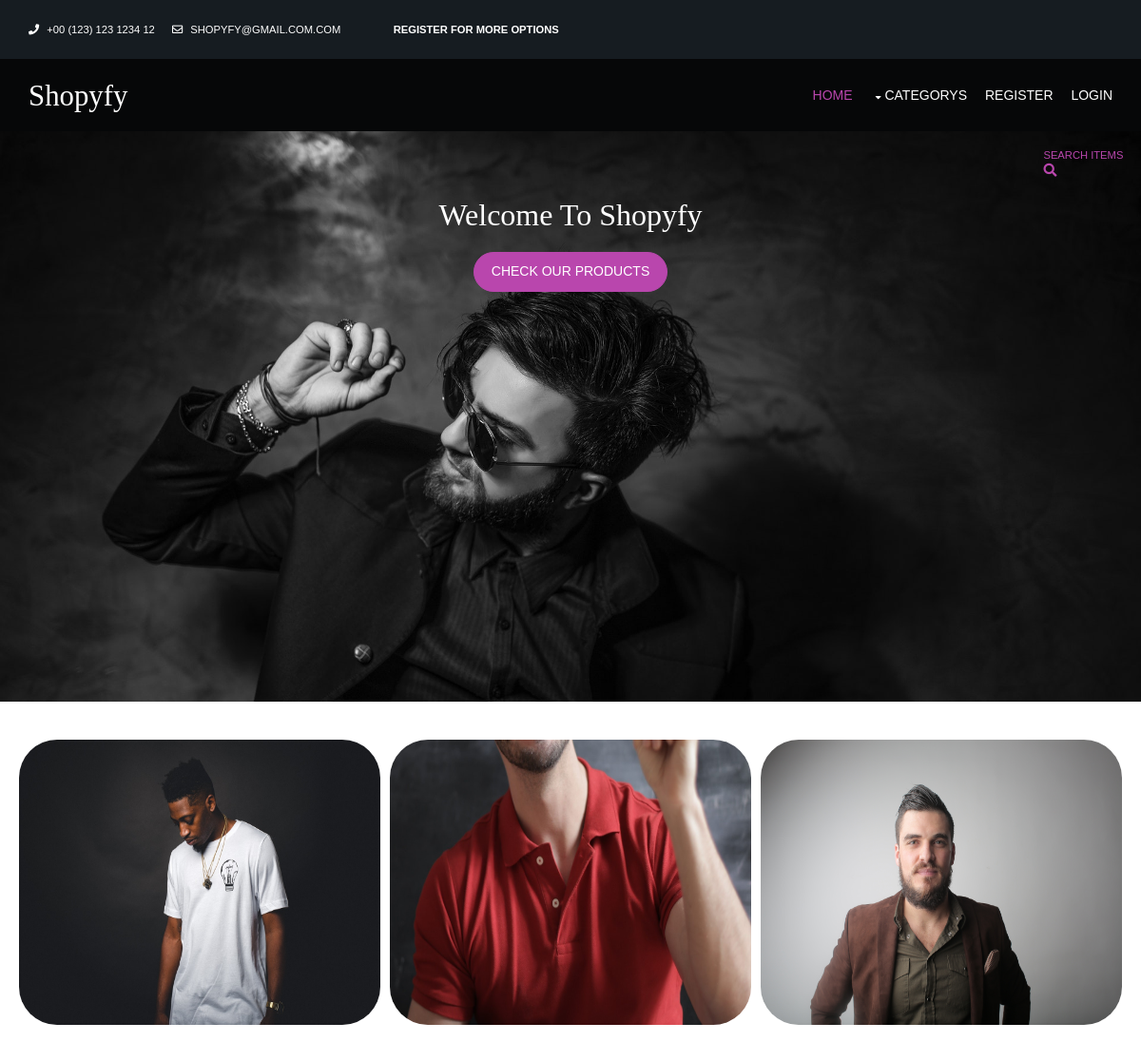
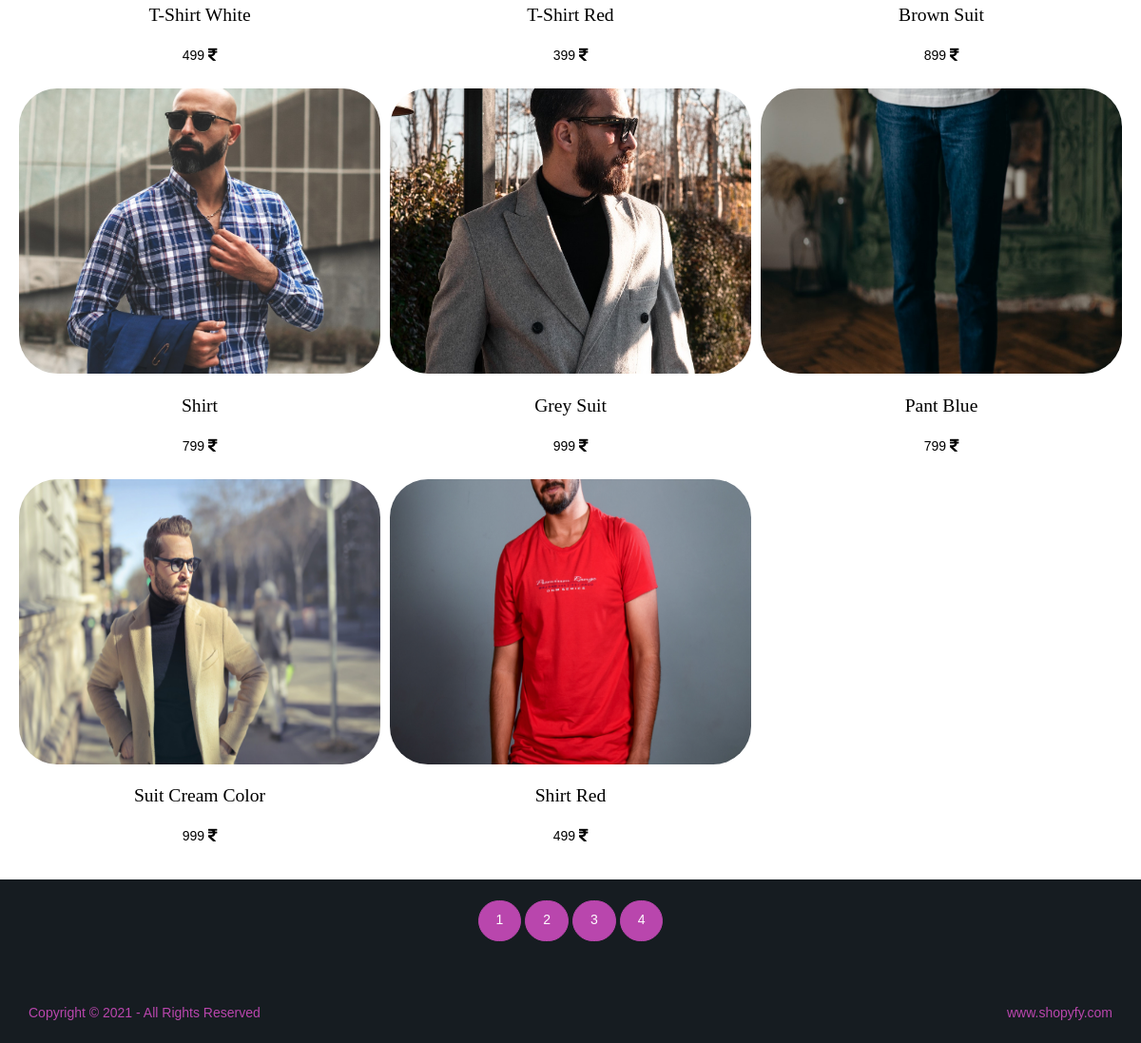
The page / on the database its author committed (2 pictures, top to bottom).
### shop/models.py (models this page shows, shortened)
class Products(models.Model):
    name=models.CharField(max_length=150,unique=True)
    slug=models.SlugField(max_length=150,unique=True)
    img=models.ImageField(upload_to='product')
    desc=models.TextField()
    stock=models.IntegerField()
    available=models.BooleanField()
    price=models.IntegerField()
    category=models.ForeignKey(Category,on_delete=models.CASCADE)
    def get_url(self):
        return reverse('item_details',args=[self.category.slug,self.slug])

### shop/views.py (the view)
# urls.py: path('',views.home,name='home'),
def home(request,c_slug=None):
    c_page=None
    product=None
    if c_slug!=None:
        c_page=get_object_or_404(Category,slug=c_slug)
        product=Products.objects.filter(category=c_page,available=True)
    else:
        product=Products.objects.all().filter(available=True)
    categ=Category.objects.all()
    paginator=Paginator(product,8)
    try:
        page=int(request.GET.get('page','1'))
    except:
        page=1
    try:
        prod=paginator.page(page)
    except(EmptyPage,InvalidPage):
        prod=paginator.page(paginator.num_pages)
    return render(request,'index.html',{'pr':product,'ct':categ,'pg':prod})

### cart/context_processor.py (called while the page is built)
def count(request):
    item_count=0
    if 'admin' in request.path:
        return {}
    else:
        try:
            ct=cartlist.objects.filter(cart_id=c_id(request))
            cti=items.objects.all().filter(cart=ct[:1])
            for c in cti:
                item_count+=c.quan
        except cartlist.DoesNotExist:
            item_count=0
        return dict(itc=item_count)

### cart/views.py (called while the page is built)
def c_id(request):
    ct_id=request.session.session_key
    if not ct_id:
        ct_id=request.session.create()
    return ct_id

### shop/models.py (called while the page is built)
    def get_url(self):
        return reverse('product_category',args=[self.slug])

### templates/index.html (shortened to what this page needs)
{% extends 'base.html' %}
{% load static %}
{% block content %}
<html lang="">
<head>
<link rel="stylesheet" href="https://cdnjs.cloudflare.com/ajax/libs/font-awesome/4.7.0/css/font-awesome.min.css">
<link href="{% static 'layout/styles/layout.css' %}" rel="stylesheet" type="text/css" media="all">
</head>
<body id="top">
    <div class="prof" style="background-image:url({% static 'images/demo/backgrounds/ban2.jpg' %});">
      <div id="topbar">
        <div class="fl_right">
          <ul class="nospace">
            <li id="searchform">Search Items&nbsp;&nbsp;&nbsp;&nbsp;&nbsp;&nbsp;
            </li>
          </ul>
          </div>
        </div>
        <center><h1 class="heading">Welcome To Shopyfy</h1></center>
        <footer><center><a class="btn" href="#prod">Check Our Products</a></center></footer>
  </div>
<div class="wrappers" id="prod">
  {% for i in pg.object_list %}
  <div class="box"><a href="{{i.get_url}}"><img src="{{i.img.url}}"></a><br><br>
    <center><h5>{{i.name}}</h5>
    <p>{{i.price}} <i class="fa fa-rupee" style="font-size:15px"></i></p></center>
  </div>
  {% endfor %}
</div>
<br>
<center>
  {% for p in pg.paginator.page_range %}
<a href="?page={{p}}" class="btn btn-light btn-sm {% if pg.number == p %} active {% endif %}">{{p}}</a>
  {% endfor %}
</center>
<br><br>
<div class="wrapper">
  <div id="copyright" class="hoc clear">
    <p class="fl_left"><a href="#">Copyright &copy; 2021 - All Rights Reserved</a></p>
    <p class="fl_right"><a target="_blank" href="" title="Free Website Templates">www.shopyfy.com</a></p>
  </div>
</div>
</body>
</html>
{% endblock %}

### templates/base.html (shortened to what this page needs)
{% load static %}
<html lang="">
<head>
<link href="{% static 'layout/styles/layout.css' %}" rel="stylesheet" type="text/css" media="all">
</head>
<body id="top">
<div class="wrapper row0">
  <div id="topbar" class="hoc clear">
    <div class="fl_left">
      <ul class="nospace">
        {% if user.is_authenticated %}
        <li><i class="fas fa-phone rgtspace-5"></i> +00 (123) 123 1234 12</li>
        <li><i class="far fa-envelope rgtspace-5"></i> shopyfy@gmail.com.com</li>&nbsp;&nbsp;&nbsp;&nbsp;&nbsp;&nbsp;&nbsp;&nbsp;&nbsp;&nbsp;&nbsp;&nbsp;
        <li class="rrrr">welcome -&nbsp;&nbsp;{{user.username}}</li>
        {% else %}
        <li><i class="fas fa-phone rgtspace-5"></i> +00 (123) 123 1234 12</li>
        <li><i class="far fa-envelope rgtspace-5"></i> shopyfy@gmail.com.com</li>&nbsp;&nbsp;&nbsp;&nbsp;&nbsp;&nbsp;&nbsp;&nbsp;&nbsp;&nbsp;&nbsp;&nbsp;
        <li><strong>Register for more options</strong></li>
        {% endif %}
      </ul>
    </div>
  </div>
</div>
<div>
  <div class="wrapper row1">
    <header id="header" class="hoc clear">
      <div id="logo" class="fl_left">
        <h1><a href="/">Shopyfy</a></h1>
      </div>
      <nav id="mainav" class="fl_right">
        <ul class="clear">
          <li class="active"><a href="/">Home</a></li>
          <li><a class="drop" href="#">Categorys</a>
          </li>
          {% if user.is_authenticated %}
          <li><a href="{% url 'cartDetails' %}">Cart</a></li>
          <li><a href="{% url 'logout' %}">Logout</a></li>
          {% else %}
          <li><a href="{% url 'register' %}">Register</a></li>
          <li><a href="{% url 'login' %}">Login</a></li>
          {% endif %}
        </ul>
      </nav>
    </header>
  </div>
</div>
{% block content %}
{% endblock %}
</body>
</html>

### static/layout/styles/layout.css (style rules this page uses)
#topbar { padding:20px 0; font-size:.8rem; text-transform:uppercase; }
#topbar ul li { display:inline-block; margin-right:15px; }
#topbar ul li:last-child { margin-right:0; padding-right:0; border-right:none; }
#topbar i { line-height:normal; }
#topbar #searchform { position:relative; line-height:1; z-index:9999; }
#topbar #searchform::after { display:block; height:18px; line-height:18px; padding:0; font-family:"Font Awesome\ 5 Free"; font-weight:900; font-size:1rem; content:"\f002"; }
#topbar #searchform ::placeholder { text-transform:capitalize; }
#header #logo { margin:22px 0 0 0; }
#header #logo h1 { margin:0; padding:0; font-size:2.2rem; }
#copyright { padding:20px 0; }
#copyright * { margin:0; padding:0; }
*, *::before, *::after { transition:all .3s ease-in-out; }
nav ul, nav ol { margin:0; padding:0; list-style:none; }
#mainav, #breadcrumb, .sidebar nav { line-height:normal; }
#mainav .drop::after, #mainav li li .drop::after, #breadcrumb li a::after, .sidebar nav a::after { position:absolute; font-family:"Font Awesome\ 5 Free"; font-weight:900; font-size:10px; line-height:10px; }
#mainav ul { text-transform:uppercase; }
#mainav li { display:inline-block; position:relative; margin:0 15px 0 0; padding:0; }
#mainav li:last-child { margin-right:0; }
#mainav li a { display:block; padding:30px 0; }
#mainav .drop { padding-left:15px; }
#mainav .drop::after, #mainav li li .drop::after { content:"\f0d7"; }
#mainav .drop::after { top:35px; left:5px; }
body { color:#A5A6AA; background-color:#161C21; }
a { color:#B946AD; }
.btn, .btn.inverse:hover { color:#FFFFFF; background-color:#B946AD; border-color:#B946AD; }
.row0 { color:#FFFFFF; background-color:#161C21; }
.row1 { color:#FFFFFF; background-color:rgba(0,0,0,.75); }
#topbar #searchform { color:#B946AD; }
#header #logo h1 a { color:inherit; }
#mainav li a { color:inherit; }
#mainav .active a, #mainav a:hover, #mainav li:hover > a { color:#B946AD; background-color:inherit; }
@media screen and (min-width:1140px) { .hoc { max-width:1140px; } }

### static/layout/styles/framework.css (style rules this page uses)
html { overflow-y:scroll; overflow-x:hidden; }
html, body { margin:0; padding:0; font-size:14px; line-height:1.6em; }
*, *::before, *::after { box-sizing:border-box; }
.nospace { margin:0; padding:0; list-style:none; }
.btn { display:inline-block; padding:8px 18px 10px; text-transform:uppercase; border:1px solid; }
.clear, .group { display:block; }
.clear::before, .clear::after, .group::before, .group::after { display:table; content:""; }
.clear, .clear::after, .group, .group::after { clear:both; }
a { outline:none; text-decoration:none; }
.fl_left, .imgl { float:left; }
.fl_right, .imgr { float:right; }
img { width:auto; max-width:100%; height:auto; margin:0; padding:0; border:none; line-height:normal; vertical-align:middle; }
body, input, textarea, select { font-family:Verdana, Geneva, sans-serif; }
h1, h2, h3, h4, h5, h6, .heading { font-family:Georgia, "Times New Roman", Times, serif; }
::placeholder { opacity:1; }
h1, h2, h3, h4, h5, h6, .heading { margin:0 0 20px 0; font-size:1.4rem; line-height:normal; font-weight:normal; text-transform:capitalize; }
.wrapper { display:block; position:relative; width:100%; margin:0; padding:0; text-align:left; word-wrap:break-word; }
.hoc { display:block; margin:0 auto; }
address, article, aside, figcaption, figure, footer, header, main, nav, section { display:block; margin:0; padding:0; }
.rgtspace-5 { margin-right:5px; }

### templates/index.html (style rules this page uses)
.wrappers { background-color: white; padding: 20px; padding-top: 40px; display: grid; grid-template-columns: repeat(auto-fit,minmax(300px, 1fr)); grid-gap: 10px; }
img { width: 500px; height: 300px; border-radius:40px; cursor: pointer; }
p { color: black; }
h5 { color: black; }
.prof { background-size: cover; display: grid; grid-template-columns: repeat(auto-fit); height: 600px; }
.btn { border-radius: 50px; }
.heading { color: white; font-size: xx-large; }

### rows shown on the page
Products: img (picture), name "T-Shirt White", price "499"
Products: img (picture), name "T-Shirt Red", price "399"
Products: img (picture), name "Brown Suit", price "899"
Products: img (picture), name "Shirt", price "799"
Products: img (picture), name "Grey Suit", price "999"
Products: img (picture), name "Pant Blue", price "799"
Products: img (picture), name "Suit Cream Color", price "999"
Products: img (picture), name "Shirt Red", price "499"

### other values the page prints
{{ p }} "1" "2" "3" "4"
